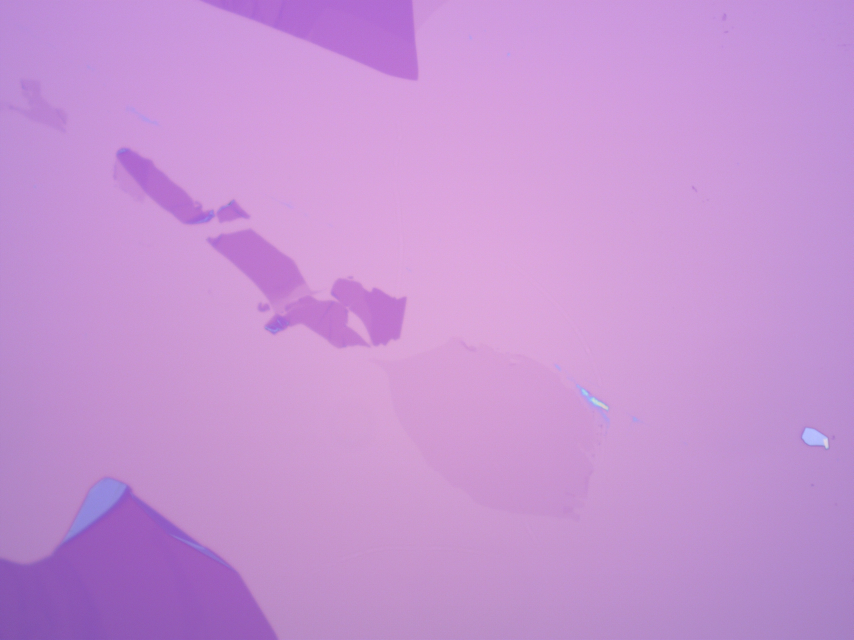
#> input picture Images/GRAPHENE/ml_1/ml_a_50x.jpg, 2560 x 1920 px, found by its file name (shown at 1/3 size)
$ jupyter execute File_loop_tester.ipynb
#> lines starting #> are read from the running program, lines starting #| are printed output that depends on the picture
[cell 1]
# Edge Finding Code (Jackson Cox)
import cv2
import numpy as np
import math
import os
import string
#work on this
directory = "Images/GRAPHENE/"
unfiltered_images = [];
#Code from: https://www.folkstalk.com/2022/10/python-loop-through-all-folders-and-subfolders-with-code-examples.html
for root, subdirectories, files in os. walk(directory):
    for subdirectory in subdirectories:
        for root2,sub2, files2 in os. walk(subdirectory):
            print()
    for file in files:
        if "_20x" in os. path. join(root, file):
            unfiltered_images.append(str(os. path. join(root, file)))

unfiltered_images = [i.replace('\\\\','////') for i in unfiltered_images]

#print(unfiltered_images)

[cell 2]
## Test of looping file system


imageusing="Images/GRAPHENE/ml_1\\ml_a_50x"

#edge Detection of 50x image of biklayer flake using Canny
edge_img = cv2.imread(imageusing+".jpg")
#> edge_img is the input picture: shape (1920, 2560, 3); mean B, G, R 211.6, 147.5, 198.6
#edge_img = cv2.imread("Images/GRAPHENE/bl_2/bl_a_50x.jpg")
#edge_img = cv2.imread("Images/GRAPHENE/ml_2/mlg_a_50x.jpg")
#edge_img = cv2.imread("Images/GRAPHENE/bl_1/bl_a_10xImgWithCOM.jpg")
scale_percent = 40 # percent of original size
width = int(edge_img.shape[1] * scale_percent / 100)
#> width = 1024
height = int(edge_img.shape[0] * scale_percent / 100)
#> height = 768
dim = (width, height)
#> dim = (1024, 768)
resized = cv2.resize(edge_img, dim, interpolation = cv2.INTER_AREA)
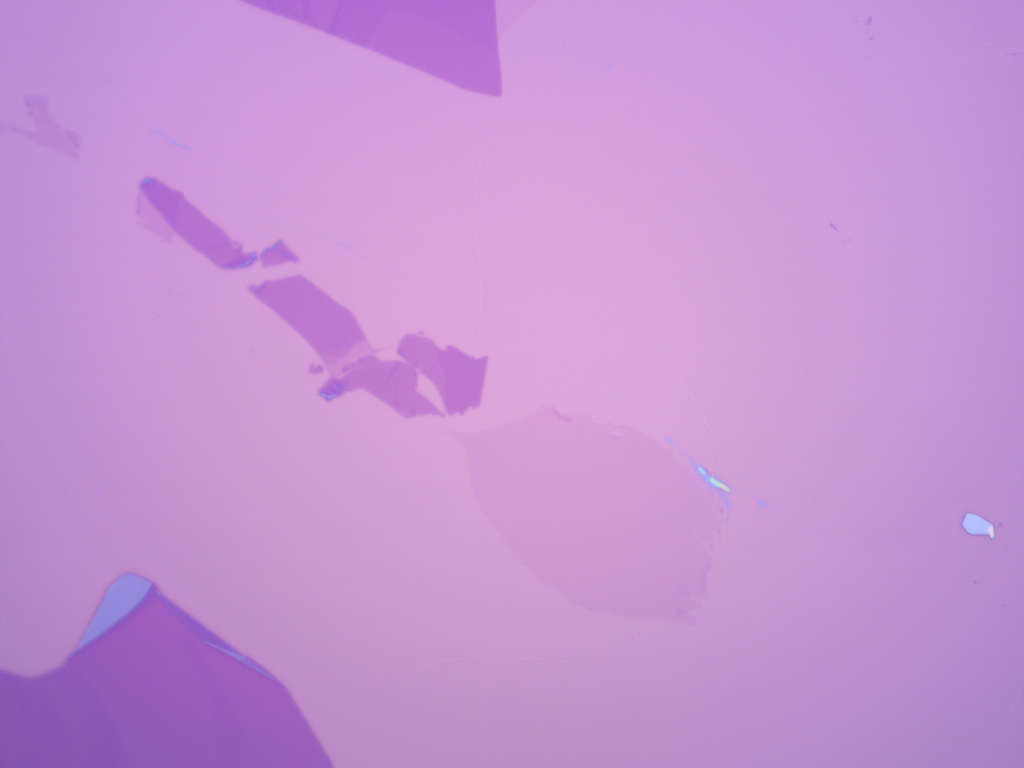
#> resized: shape (768, 1024, 3); mean B, G, R 211.6, 147.5, 198.6
resized_wo_rect=resized
#cv2.imwrite(imageusing+"_resized.jpg", resized_wo_rect)
cv2.imshow('first',resized)
cv2.waitKey(0)
